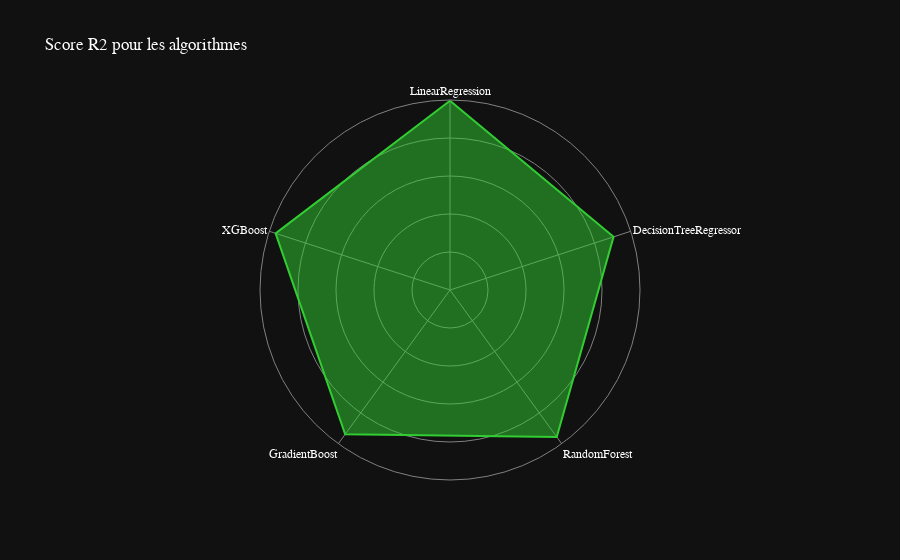

Notebook code cell kept with this figure:
### Code cell
data = [
    {'r': r2_linear, 'theta': 'LinearRegression'},
    {'r': r2_tree, 'theta': 'DecisionTreeRegressor'},
    {'r': r2_random_forest, 'theta': 'RandomForest'},
    {'r': r2_gradient, 'theta': 'GradientBoost'},
    {'r': r2_xgboost, 'theta': 'XGBoost'}
]

df = pd.DataFrame.from_records(data)
fig = px.line_polar(df, r='r', theta='theta',title="Score R2 pour les algorithmes", line_close=True, template='plotly_dark', color_discrete_sequence=['limegreen'])
fig.update_traces(fill='toself')
# change la police
fig.update_layout(
    font=dict(
        family="Optima",
        size=12,
        color="white"
    )
)
# Masquer la ligne représentant les valeurs de 0 à 5 sur l'axe radial
fig.update_layout(
    polar=dict(
        radialaxis=dict(
            showline=False, # masquer la ligne sur l'axe radial
            range=[0,1], # plage maximale de l'axe radial
            showticklabels=False
        )
    )
)

fig.update_layout(
    polar=dict(
        radialaxis=dict(gridcolor='gray', linecolor='gray'),
        angularaxis=dict(gridcolor='gray', linecolor='gray')
    )
)
fig.show()

### Figure 1 — Plotly figure (JSON) as saved in the notebook; plotly's stock layout.template omitted (floating-point values rounded to 4 significant figures)
{"data": [{"fill": "toself", "hovertemplate": "r=%{r}<br>theta=%{theta}<extra></extra>", "legendgroup": "", "line": {"color": "limegreen", "dash": "solid"}, "marker": {"symbol": "circle"}, "mode": "lines", "name": "", "r": [0.9959, 0.9052, 0.9557, 0.9386, 0.9651, 0.9959], "showlegend": false, "subplot": "polar", "theta": ["LinearRegression", "DecisionTreeRegressor", "RandomForest", "GradientBoost", "XGBoost", "LinearRegression"], "type": "scatterpolar"}], "layout": {"font": {"color": "white", "family": "Optima", "size": 12}, "legend": {"tracegroupgap": 0}, "polar": {"angularaxis": {"direction": "clockwise", "gridcolor": "gray", "linecolor": "gray", "rotation": 90}, "domain": {"x": [0, 1], "y": [0, 1]}, "radialaxis": {"gridcolor": "gray", "linecolor": "gray", "range": [0, 1], "showline": false, "showticklabels": false}}, "title": {"text": "Score R2 pour les algorithmes"}}}
